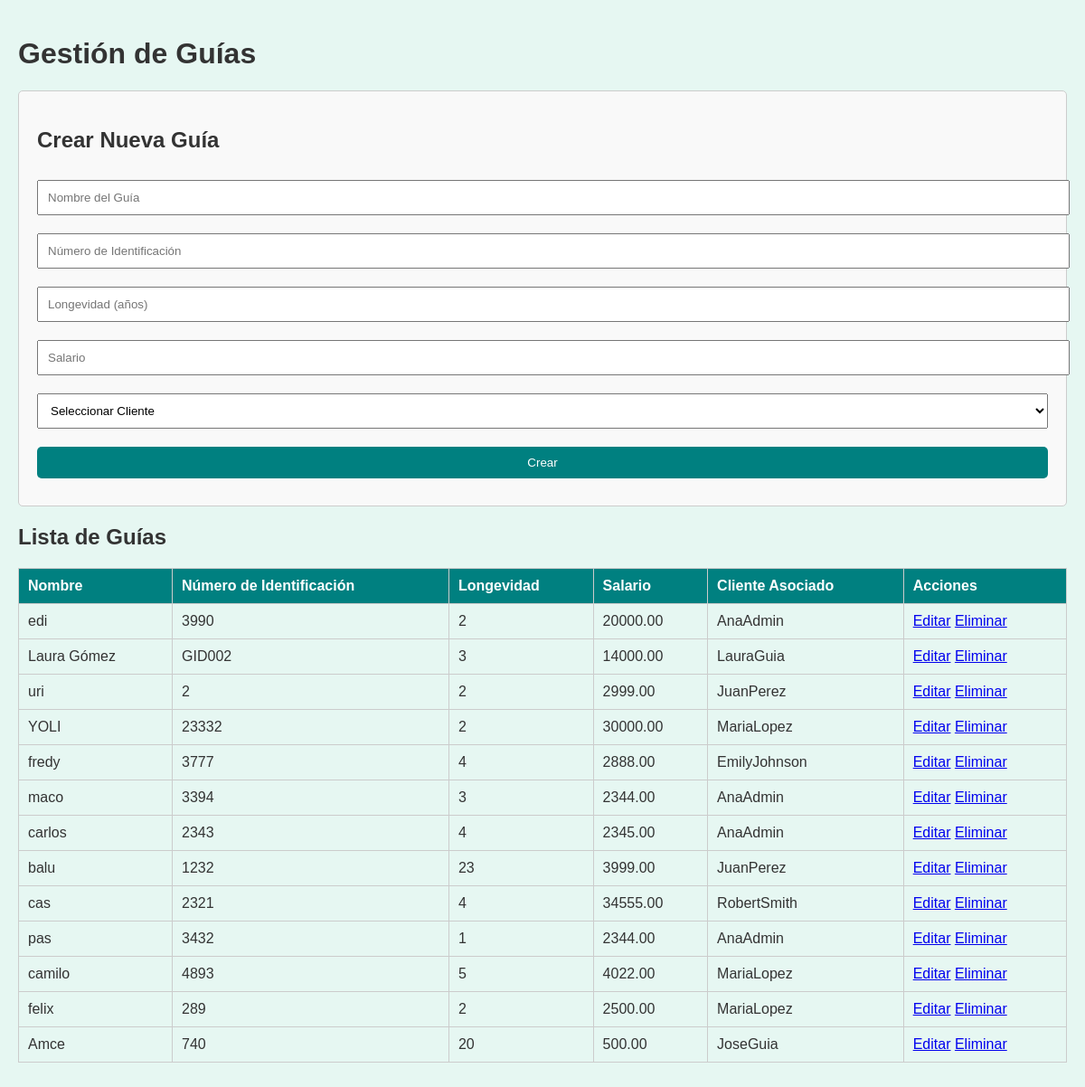
/mostrar_guias.php, run on the app's committed database.
### tables this page shows
CREATE TABLE `guias` (
  `id` int NOT NULL,
  `nombre_guia` varchar(100) NOT NULL,
  `numero_identificacion` varchar(20) NOT NULL,
  `longevidad` int DEFAULT NULL,
  `salario` decimal(10,2) NOT NULL,
  `id_cliente` int DEFAULT NULL
);

CREATE TABLE `clientes` (
  `id` int NOT NULL,
  `rol` enum('admin','usuario','guia') NOT NULL,
  `nombre_usuario` varchar(50) NOT NULL,
  `correo` varchar(100) NOT NULL,
  `contrasena` varchar(255) NOT NULL
);

### mostrar_guias.php (the view, shortened to what this page needs)
<?php
include 'conexion.php';
$result = $conn->query("SELECT g.*, c.nombre_usuario AS cliente_nombre
                        FROM guias g
                        LEFT JOIN clientes c ON g.id_cliente = c.id");
?>
<!DOCTYPE html>
<html lang="es">
<head>
</head>
<body>
<h1>Gestión de Guías</h1>
<div class="form-container">
    <h2>Crear Nueva Guía</h2>
    <form method="POST" action="">
        <input type="text" name="nombre_guia" placeholder="Nombre del Guía" required>
        <input type="text" name="numero_identificacion" placeholder="Número de Identificación" required>
        <input type="number" name="longevidad" placeholder="Longevidad (años)">
        <input type="number" step="0.01" name="salario" placeholder="Salario" required>
        <select name="id_cliente" required>
            <option value="">Seleccionar Cliente</option>
        </select>
 <button type="submit" name="create">Crear</button>
    </form>
</div>
<h2>Lista de Guías</h2>
<table>
    <tr>
        <th>Nombre</th>
        <th>Número de Identificación</th>
        <th>Longevidad</th>
        <th>Salario</th>
        <th>Cliente Asociado</th>
        <th>Acciones</th>
    </tr>
    <?php while ($row = $result->fetch_assoc()): ?>
    <tr>
        <td><?php echo $row['nombre_guia']; ?></td>
        <td><?php echo $row['numero_identificacion']; ?></td>
        <td><?php echo $row['longevidad']; ?></td>
        <td><?php echo $row['salario']; ?></td>
        <td><?php echo $row['cliente_nombre'] ? $row['cliente_nombre'] : "Sin cliente"; ?></td>
        <td>
            <a href="?edit=<?php echo $row['id']; ?>">Editar</a>
            <a href="?delete=<?php echo $row['id']; ?>" onclick="return confirm('¿Seguro que deseas eliminar esta guía?');">Eliminar</a>
        </td>
    </tr>
    <?php endwhile; ?>
</table>
</body>
</html>

### mostrar_guias.php (style rules this page uses)
body { font-family: Arial, sans-serif; background-color: #e6f7f2; color: #333; margin: 0; padding: 20px; }
table { width: 100%; border-collapse: collapse; margin-bottom: 20px; }
table, th, td { border: 1px solid #ccc; }
th, td { padding: 10px; text-align: left; }
th { background-color: #008080; color: white; }
button { background-color: #008080; color: white; border: none; padding: 10px 15px; cursor: pointer; border-radius: 5px; }
.form-container { background-color: #f9f9f9; padding: 20px; border: 1px solid #ccc; border-radius: 5px; margin-bottom: 20px; }
.form-container input, .form-container select, .form-container button { width: 100%; margin: 10px 0; padding: 10px; }

### data on the page
guias: nombre_guia "edi", numero_identificacion "3990", longevidad "2", salario "20000.00", id_cliente.nombre_usuario "AnaAdmin"
guias: nombre_guia "Laura Gómez", numero_identificacion "GID002", longevidad "3", salario "14000.00", id_cliente.nombre_usuario "LauraGuia"
guias: nombre_guia "uri", numero_identificacion "2", longevidad "2", salario "2999.00", id_cliente.nombre_usuario "JuanPerez"
guias: nombre_guia "YOLI", numero_identificacion "23332", longevidad "2", salario "30000.00", id_cliente.nombre_usuario "MariaLopez"
guias: nombre_guia "fredy", numero_identificacion "3777", longevidad "4", salario "2888.00", id_cliente.nombre_usuario "EmilyJohnson"
guias: nombre_guia "maco", numero_identificacion "3394", longevidad "3", salario "2344.00", id_cliente.nombre_usuario "AnaAdmin"
guias: nombre_guia "carlos", numero_identificacion "2343", longevidad "4", salario "2345.00", id_cliente.nombre_usuario "AnaAdmin"
guias: nombre_guia "balu", numero_identificacion "1232", longevidad "23", salario "3999.00", id_cliente.nombre_usuario "JuanPerez"
guias: nombre_guia "cas", numero_identificacion "2321", longevidad "4", salario "34555.00", id_cliente.nombre_usuario "RobertSmith"
guias: nombre_guia "pas", numero_identificacion "3432", longevidad "1", salario "2344.00", id_cliente.nombre_usuario "AnaAdmin"
guias: nombre_guia "camilo", numero_identificacion "4893", longevidad "5", salario "4022.00", id_cliente.nombre_usuario "MariaLopez"
guias: nombre_guia "felix", numero_identificacion "289", longevidad "2", salario "2500.00", id_cliente.nombre_usuario "MariaLopez"
guias: nombre_guia "Amce", numero_identificacion "740", longevidad "20", salario "500.00", id_cliente.nombre_usuario "JoseGuia"
